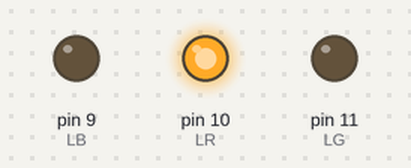
The sketch below on a simulated Arduino Uno, built with avr-gcc and run on an emulated ATmega328P. Shown: output pins drawn as LEDs (lit = HIGH).

Above: at 0.05 s.
At 1.5 s:
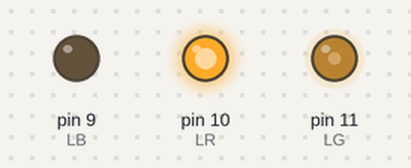
At 2.5 s:
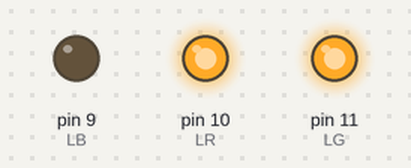
At 3.5 s:
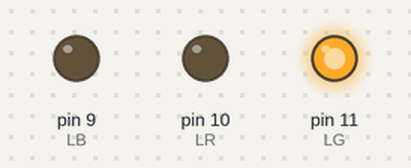
At 5.25 s:
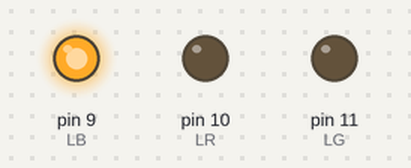
At 7.0 s:
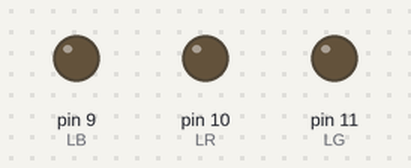
Timing chart, 0 to 9.1 s (numbered marks = the images above):
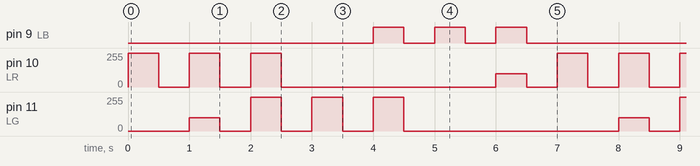

Measured:
- by itself, pin 9 (LB): repeats every 7.0 s: 2 × (LOW 0.50 s, HIGH 0.50 s), LOW 4.5 s, HIGH 0.50 s
- by itself, pin 10 (LR): repeats every 7.0 s: 2 × (0/255 0.50 s, 255/255 0.50 s), 0/255 3.5 s, 100/255 0.50 s, 0/255 0.50 s, 255/255 0.50 s
- by itself, pin 11 (LG): repeats every 7.0 s: 3 × (0/255 0.50 s, 255/255 0.50 s), 0/255 3.5 s, 100/255 0.50 s

The sketch:

practica12.ino
```cpp
/***************************************************************
**            Benemérita Universidad Autónoma de Puebla       **
**               Automatización y Robótica Otoño 2022         **
**                        Perez Mena Rogelio                  **
**                 Sereno Casas Carlos Emiliano               **
**                   Práctica #12  LED RGB                    **
***************************************************************/

int LB =9;
int LR =10;
int LG =11;

void setup()
{
  pinMode(LR, OUTPUT); // LED como salida
  pinMode(LG, OUTPUT); // LED como salida
  pinMode(LB, OUTPUT); // LED como salida
}

void loop()
{
  Serial.println("Ciclo de colores");
  analogWrite(LR,255); analogWrite(LG,0);   analogWrite(LB,0);    delay(500); //rojo
  analogWrite(LR,0);   analogWrite(LG,0);   analogWrite(LB,0);    delay(500); //"negro"
  analogWrite(LR,255); analogWrite(LG,100); analogWrite(LB,0);    delay(500); //naranja
  analogWrite(LR,0);   analogWrite(LG,0);   analogWrite(LB,0);    delay(500); //"negro"
  analogWrite(LR,255); analogWrite(LG,255); analogWrite(LB,0);    delay(500); //amarillo
  analogWrite(LR,0);   analogWrite(LG,0);   analogWrite(LB,0);    delay(500); //"negro"
  analogWrite(LR,0);   analogWrite(LG,255); analogWrite(LB,0);    delay(500); //verde
  analogWrite(LR,0);   analogWrite(LG,0);   analogWrite(LB,0);    delay(500); //"negro"
  analogWrite(LR,0);   analogWrite(LG,255); analogWrite(LB,255);  delay(500); //cian
  analogWrite(LR,0);   analogWrite(LG,0);   analogWrite(LB,0);    delay(500); //"negro"
  analogWrite(LR,0);   analogWrite(LG,0);   analogWrite(LB,255);  delay(500); //azul
  analogWrite(LR,0);   analogWrite(LG,0);   analogWrite(LB,0);    delay(500); //"negro"
  analogWrite(LR,100); analogWrite(LG,0);   analogWrite(LB,255);  delay(500); //morado
  analogWrite(LR,0);   analogWrite(LG,0);   analogWrite(LB,0);    delay(500); //"negro"

}

// Comentarios:

/*
Este código hace uso de tres pines (9, 10, 11) para controlar tres LEDs (rojo, verde, y azul) para crear un efecto de ciclo de colores.

El modo de los pines se establece en el método "setup()" y luego en el método "loop()" se establecen los valores de intensidad para cada LED utilizando la función "analogWrite()" y se agrega un retardo usando la función "delay()".

Este código creará un efecto ciclante de los colores rojo, naranja, amarillo, verde, cian, azul, morado, y un estado "negro" (cuando todos los LEDs están apagados).
*/
```
